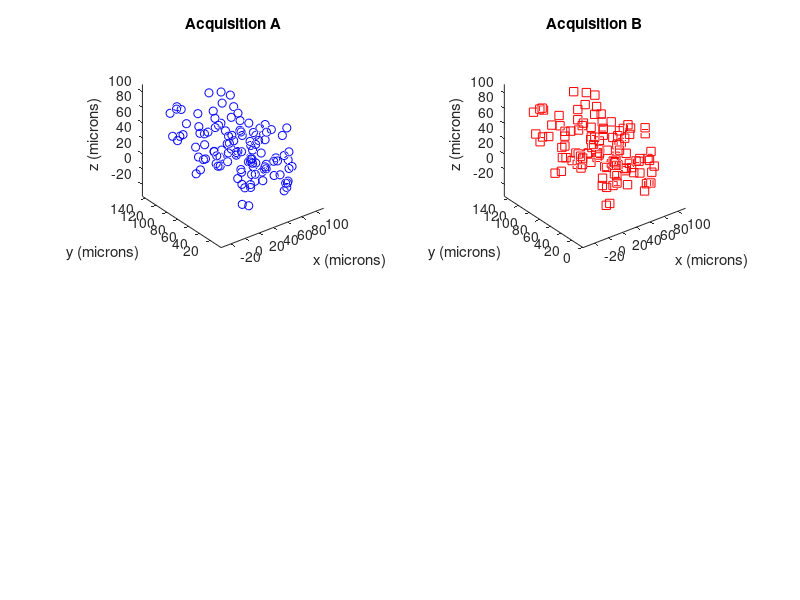
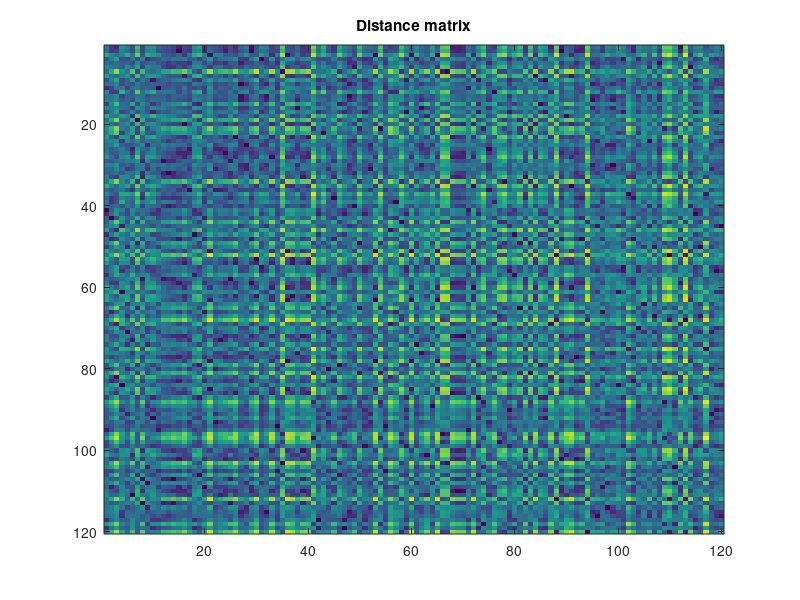

The MATLAB source for these figures, in order: (Note: this script raises an error after producing the figures.)
% simAlign.m
% 
% Calculate a metric of alignment between two noisy measurements of the 3D 
% position of neuron cell bodies.
%
% The position of neurons in a worm are measured twice, during acquisition A
% and acquisition B. The measurement is noisy, and the worm may be imaged
% in different orientations.
%
% To aling the two acquisitions, it is important to have a metric of the
% similarity of the two sets of neuron poisitions. This will allow for
% functions that try many different orientations while optimizing for
% similarity.
%
% This is a small script that simulates two noisy 3D neural position
% datasets that are already aligned. It then  pairs each neuron from A 
% with a neuron from B. Finally it measures how aligned the sets of neurons 
% are by measuring the sum of the root mean squared displacement between 
% each pair.
%
% Andrew Leifer
% leifer@princeton.edu
% 8 February 2014


%We start by assuming that the user acquired two 3D fluorescent images 
%of neurons of a worm. We will call them acquisition A & B.


%Number of Neurons Identified 
%The number of neurons aren't necessarily the same because it is hard for a
%  user to tell what exactly is a neuron.

N=120; %acquisition A
M=120; %acquisition B
assert(N>=M); %by convention, the code assumes A has more neurons then B

%set dimensions of  simulated 3D volume in microns
xdiam=75;
ydiam=150;
zdiam=75;

%set standard deviation of jitter in neural position between acquisition A & B
pstd=2;
permSize=40;
numIterations=1;

%Set the markers to use when plotting A & B
Bmarker='rs';
Amarker='bo';

%% Simulate position data 

Apos=[rand(N,1).*xdiam, rand(N,1).*ydiam, rand(N,1).*zdiam];

mapping=randperm(N);  %Elements are neuron ID's from A  and their index is the neuorn ID from B
[~,unmapping]=sort(mapping);
Bpos=Apos(mapping,:); %Shuffle the order of neurons from A and assing to B
Bpos=Bpos+randn(size(Bpos)).*pstd; %add gaussian noise of positional jitter
Bpos=Bpos(1:M,:); %chop off the extra neurons


%            A     B
truePairs=[mapping', (1:N)' ];
truePairs(truePairs(:,2)>M,:)=[];

%% Plot simulated position data

%Plot Acquisition A
figh=figure;
h(1)=subplot(2,2,1);
plot3(Apos(:,1),Apos(:,2),Apos(:,3),Amarker)
axis equal %set each axis to have equal spaced scaling in the plot 
axis vis3d %preserve scaling during rotations
title('Acquisition A')
xlabel('x (microns)')
ylabel('y (microns)')
zlabel('z (microns)')


%Plot Acquisition B
h(2)=subplot(2,2,2);
plot3(Bpos(:,1),Bpos(:,2),Bpos(:,3),Bmarker)
axis equal %set each axis to have equal spaced scaling in the plot 
axis vis3d %preserve scaling during rotations
title('Acquisition B')
xlabel('x (microns)')
ylabel('y (microns)')
zlabel('z (microns)')


%% Calculate Distances between all possible paris of neurons between A & B

%We are going to build up an M rows by N column matrix whereby each element
%is the euclidian distance between the neurons inexed by that row and
%column.
%
% So the element at the m'th row and n'th  column corresponds to 
% the distance between the m'th neuron from B and the n'th neuron from A

%Insead of making a bunch of boring for-loops, we are going to implement
%this in a classy and clever way.

% Here is the theory first. We note that A and B already have neurons listed
% in some sort of order. If we take the given order, it is easy to find 
% euclidean distnces between each neuron in A and its corresponding neuron
% in B. This is:
%  D= sqrt(   sum( (Apos(1:M,:)-Bpos(1:M,:)).^2 ,2 ) )
% Note we are excluding those neurons from B that have no partner in A,
% recall that N>=M.
%
% Now if we were to merely permute the order of A systematically, (by say a
% circular shift) then we
% would be able to calculate the euclidean distance between every possible
% pairing between a neuron from A and B. 
%
% We store this information in the form of a matrix.

%initialize the distance matrix
Dmat=zeros(M,N); %rows are neurons from B and columns are neurons from A

%calculate all of the distances
for k=0:N-1 %For all neurons in A
   Atemp=circshift(Apos,-k); %circullary shift the order of neurons in A
   Aind=circshift((1:N)',-k); %do the same to an array of indices to keep track of what the indices are up to
   D= sqrt(  sum( (Atemp(1:M,:)-Bpos(1:M,:)).^2 ,2)  ); % calculate the distance
   
   %get element # from row,col:  B       A                        
   indices=sub2ind(size(Dmat),[1:M]',[Aind(1:M)]); %figure out which diaganol in the distance matrix we are on
   
   Dmat(indices)=D; %record the distances on the appropriate diagonal
end

%plot distance matrix
figure;
imagesc(Dmat);
title('Distance matrix')


trueEnergy=sum(Dmat(sub2ind(size(Dmat),truePairs(:,2),truePairs(:,1))).^2);

%Check to see if the inferredPairs match the true Pairs


%% test Ben's code
Allpos=[Apos ; Bpos];

Allpos=[Allpos,[1:N,mapping(1:M)]'];
alltime=zeros(length(Apos)+length(Bpos),1);
alltime(length(Apos)+1:end)=1;
Allpos=[Allpos alltime];
param.excessive=1;
param.dims=3;
try
tracks = track(Allpos,3.5*pstd,param);
catch
    tracks = track(Allpos,2*pstd,param);
end

%% Dispaly partnered neurons


% 
% %Get ready to plot lines connected the inferred and true pairings.
% %Create 3 matrices, one for each of x,y,z where each row has the
% %coordinates for each pair of neurons
% AA=1; BB=2; XX=1; YY=2; ZZ=3;
% linesX=[Apos(inferredPairs(:,AA),XX) Bpos(inferredPairs(:,BB),XX)];
% linesY=[Apos(inferredPairs(:,AA),YY) Bpos(inferredPairs(:,BB),YY)];
% linesZ=[Apos(inferredPairs(:,AA),ZZ) Bpos(inferredPairs(:,BB),ZZ)];
% 
% linesTrueX=[Apos(truePairs(:,AA),XX) Bpos(truePairs(:,BB),XX)];
% linesTrueY=[Apos(truePairs(:,AA),YY) Bpos(truePairs(:,BB),YY)];
% linesTrueZ=[Apos(truePairs(:,AA),ZZ) Bpos(truePairs(:,BB),ZZ)];
% 
% 
% 
% figure(figh)
% h(3)=subplot(2,2,3);
% hold on;
% plot3(Apos(:,1),Apos(:,2),Apos(:,3),Amarker)
% plot3(Bpos(:,1),Bpos(:,2),Bpos(:,3),Bmarker)
% plot3(linesX',linesY',linesZ','g'); %inferred Pairs
% 
% 
% 
% axis equal %set each axis to have equal spaced scaling in the plot 
% axis vis3d %preserve scaling during rotations
% title('Inferred Pairings')
% xlabel('x (microns)')
% ylabel('y (microns)')
% zlabel('z (microns)')
% 
% 
% 
% 
% figure(figh)
% h(4)=subplot(2,2,4);
% hold on;
% plot3(Apos(:,1),Apos(:,2),Apos(:,3),Amarker)
% plot3(Bpos(:,1),Bpos(:,2),Bpos(:,3),Bmarker)
% 
% 
% plot3(linesTrueX',linesTrueY',linesTrueZ','m'); %truePairs 
% axis equal %set each axis to have equal spaced scaling in the plot 
% axis vis3d %preserve scaling during rotations
% title('True Pairings')
% xlabel('x (microns)')
% ylabel('y (microns)')
% zlabel('z (microns)')



% Make it so that when you rotate one subplot, the other rotates also
% Taken from this example: edit ([docroot '/techdoc/ref/examples/doc_linkprop']);
% Link the CameraPosition and CameraUpVector properties of each subplot axes
% hlink = linkprop(h,{'CameraPosition','CameraUpVector','CameraTarget','CameraViewAngle'});
% key = 'graphics_linkprop';
% % Store link object on first subplot axes
% setappdata(h(1),key,hlink); 
% 
% 
% %display the distance  between neurons for each inferred Pair
% dist=Dmat(sub2ind(size(Dmat),inferredPairs(:,2),inferredPairs(:,1) ));
% cumulativeDist=sum(dist);
numFailsBen=M-sum(diff(tracks(:,4))==0);
disp(['Of ' num2str(M) ' possible neuron pairs,']); 
disp([num2str(M-numFailsBen) ' pairs were correctly identified by track.'])

%disp([num2str(numFails) ' pairs were incorrect.'])

disp(['true energy: ' num2str(trueEnergy)])
%disp(['final energy: ' num2str(DEnergyMin)])


%% make position matrix..try clustering?
% 
% Adis=pdist2(Apos,Apos);
% Bdis=pdist2(Bpos,Bpos);
% 
% 
% idxNames=mapping(1,:);
% Acluster=clustergram(Adis);
% Bcluster=clustergram(Bdis);
% Bidx=get(Bcluster,'RowLabels');
% Bidx=str2double(Bidx);
% Bdis=Bdis(Bidx,Bidx);
% Aidx=get(Acluster,'RowLabels');
% Aidx=str2double(Aidx);
% Adis=Adis(Aidx,Aidx);


%% sort position matricies, try to look for similarities looking within some window after sorting


Adis=pdist2(Apos,Apos);
Bdis=pdist2(Bpos,Bpos);

[~,Aidx]=sort(max(Adis));
Asort2=(Adis(Aidx,Aidx));
Asort=sort(Asort2);

[~,Bidx]=sort(max(Bdis));
Bsort2=Bdis(Bidx,Bidx);
Bsort=sort(Bsort2);

AsortTrue=Adis(mapping,mapping);
AsortTrue=AsortTrue(Bidx,Bidx);
AsortTrue=sort(AsortTrue);


numPoints=length(Bidx);
iSort=1:numPoints;
Asorted=Asort;
%simple switching search
for iColumn=1:length(Bidx);

    tempdiff=bsxfun(@minus, Asorted,Bsort(:,iColumn));
    columnDistance=sqrt(sum(tempdiff.^2));
    [~,minDistance]=min(columnDistance);
    
    
    Asorted(:,[iColumn,minDistance])=Asorted(:,[minDistance,iColumn]);
    iSort([iColumn,minDistance])=iSort([minDistance,iColumn]);
    
end


%brute force all permutations within some window
for iColumn=1:length(Bidx);
tempIdx=max(1,iColumn-3):min(iColumn+3,length(Bidx));
    tempIdxs=permute(perms(tempIdx),[3,2,1]);
    Atemps=Asorted(:,tempIdxs);
    Atemps=reshape(Atemps,numPoints,length(tempIdx),[]);
    
    tempdiff=bsxfun(@minus, Atemps,Bsort(:,tempIdx));
    
    columnDistance=sum(sqrt(sum(tempdiff.^2)));
    [~,minDistance]=min(columnDistance);
    
    
    Asorted(:,tempIdx)=Asorted(:,tempIdxs(:,:,minDistance));
    iSort(tempIdx)=iSort(tempIdxs(:,:,minDistance));
    
end
%%

%so something markovy?
Aenergy=sqrt(sum((Asorted-Bsort).^2));
Amean=mean(Aenergy);
pointList=1:length(Bidx);
tic
for iColumn=1:length(Bidx);
    for iIteration=1:150
    tempIdx=max(1,iColumn-25):min(iColumn+25,length(Bidx));

    tempIdx=tempIdx(tempIdx~=iColumn);
    otherE=Aenergy(tempIdx);
    tempIdx=randsample(tempIdx,4,1,exp(otherE/mean(otherE)));
tempIdx=[iColumn,unique(tempIdx)];
%tempIdx=tempIdx(Aenergy(tempIdx)>(2*Amean));
    tempIdxs=permute(perms(tempIdx),[3,2,1]);
    Atemps=Asorted(:,tempIdxs);
    Atemps=reshape(Atemps,numPoints,length(tempIdx),[]);
    
    tempdiff=bsxfun(@minus, Atemps,Bsort(:,tempIdx));
    
    columnDistance=sum(sqrt(sum(tempdiff.^2)));
    [~,minDistance]=min(columnDistance);
    
    
    Asorted(:,tempIdx)=Asorted(:,tempIdxs(:,:,minDistance));
    iSort(tempIdx)=iSort(tempIdxs(:,:,minDistance));
    Aenergy=sqrt(sum((Asorted-Bsort).^2));
Amean=mean(Aenergy);
    end
end
toc

numberCorrect=sum(unmapping(Aidx(iSort))'==Bidx');
AenergyTrue=(sqrt(sum(AsortTrue-Bsort).^2));
disp([num2str(sum(unmapping(Aidx(iSort))'==Bidx')) ' pairs were correctly identified by distance metrics.'])

dmatEnergy=Apos((Aidx(iSort))',:)-Bpos(Bidx',:);
dmatEnergy=sum((sum(dmatEnergy.^2,2)));
disp(['final dmat energy: ' num2str(dmatEnergy)])

%%
Asort2=Adis(Aidx(iSort),Aidx(iSort));

imagesc(~bsxfun(@or, unmapping(Aidx(iSort))'==Bidx',unmapping(Aidx(iSort))==Bidx).*Asort2)

Aenergy=sqrt(sum((Asort2-Bsort2).^2));
Amean=mean(Aenergy);
pointList=1:length(Bidx);
tic
for iColumn=1:length(Bidx);
    for iIteration=1:150
    tempIdx=max(1,iColumn-25):min(iColumn+25,length(Bidx));

    tempIdx=tempIdx(tempIdx~=iColumn);
    otherE=Aenergy(tempIdx);
    tempIdx=randsample(tempIdx,4,1,exp(otherE/mean(otherE)));
tempIdx=[iColumn,unique(tempIdx)];
%tempIdx=tempIdx(Aenergy(tempIdx)>(2*Amean));
tempIdxs2=perms(tempIdx);
    tempIdxs=permute(tempIdxs2,[3,2,1]);
    tempIdxs2=permute(tempIdxs2,[2,3,1]);
    
    Atemps=Asort2(:,tempIdxs);
    AAtemp=Asort2(tempIdxs,:);
    Atemps=reshape(Atemps,numPoints,length(tempIdx),[]);
    AAtemp=permute(reshape(AAtemp,length(tempIdx),[],numPoints),[1,3,2]);

        % fix the indexing
        
        for i=1:size(Atemps,3)
    Atemps(tempIdx,:,i)=AAtemp(:,tempIdxs2(:,:,i),i);
        end
        
    tempdiff=bsxfun(@minus, Atemps,Bsort(:,tempIdx));
    
    columnDistance=sum(sqrt(sum(tempdiff.^2)));
    [~,minDistance]=min(columnDistance);
    
    
    Asort2(:,tempIdx)=Asort2(:,tempIdxs(:,:,minDistance));
        Asort2(tempIdx,:)=Asort2(tempIdxs(:,:,minDistance),:);

    iSort(tempIdx)=iSort(tempIdxs(:,:,minDistance));
    Aenergy=sqrt(sum((Asort2-Bsort2).^2));
Amean=mean(Aenergy);
    end
end
toc
